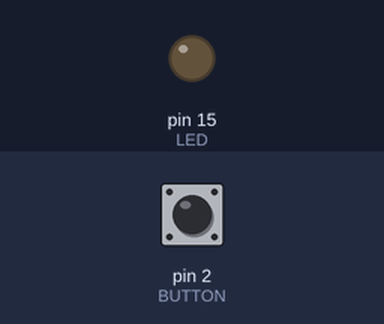
The sketch below on a simulated Arduino Uno, built with avr-gcc and run on an emulated ATmega328P. Parts: output pins drawn as LEDs (lit = HIGH). Dashed ring = blinking. Inputs (shaded band) come from the test bench; at power-on: pin 2 (BUTTON) LOW.

Above: at 1.2 s.
1.3 s: pin 2 (BUTTON) pulled HIGH for 0.15 s
At 1.6 s:
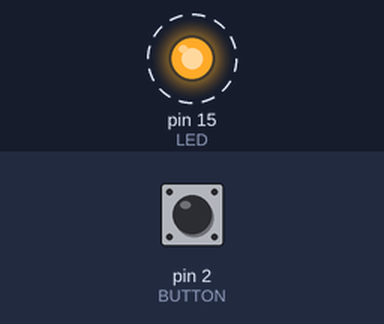
4.4 s: pin 2 (BUTTON) pulled HIGH for 1 s
At 5.5 s:
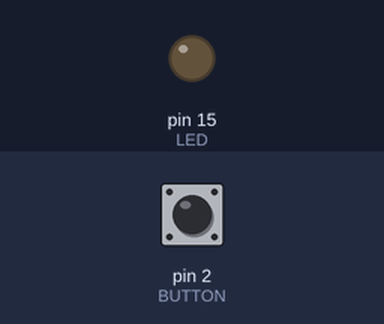
6.9 s: pin 2 (BUTTON) pulled HIGH for 3.2 s
At 7.3 s:
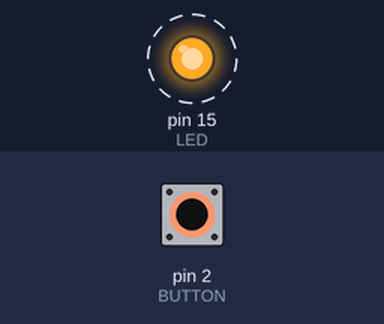
Timing chart, 0 to 17.6 s (numbered marks = the images above; inputs shaded):
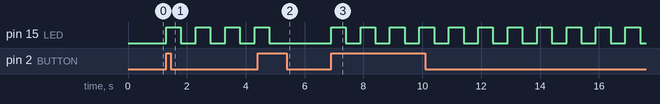

Measured:
- after the input at 1.3 s, pin 15 (LED): alternates HIGH for 0.50 s and LOW for 0.50 s, starting at once
- after the input at 4.4 s, pin 15 (LED): goes on until 4.8 s, then stays LOW
- after the input at 6.9 s, pin 15 (LED): alternates HIGH for 0.50 s and LOW for 0.50 s, starting at once

The sketch:

Switch_Interrupt_proof_of_concept_code.ino
```cpp
//Dit is de juiste code voor switch interrupt
const byte LED = 15;
const byte BUTTON = 2;

bool Run;

// Interrupt Service Routine (ISR)
void switchPressed ()
{

  Run = !Run;

}  // end of switchPressed


void setup ()
{
  pinMode (LED, OUTPUT);  // so we can update the LED
 // digitalWrite (BUTTON, HIGH);  // internal pull-up resistor
  attachInterrupt (digitalPinToInterrupt (BUTTON), switchPressed, RISING);  // attach interrupt handler
}  // end of setup

void loop ()
{
  // loop doing nothing
  if (Run)
  {
    digitalWrite(LED, HIGH);
    delay(500);
    digitalWrite(LED, LOW);
    delay(500);
  }
  else digitalWrite(LED, LOW);

}
```
